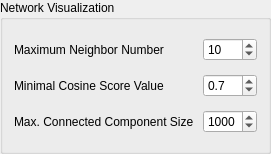
<?xml version="1.0" encoding="UTF-8"?>
<ui version="4.0">
 <class>gbNetworkOptions</class>
 <widget class="QGroupBox" name="gbNetworkOptions">
  <property name="geometry">
   <rect>
    <x>0</x>
    <y>0</y>
    <width>243</width>
    <height>154</height>
   </rect>
  </property>
  <property name="title">
   <string>Network Visualization</string>
  </property>
  <layout class="QGridLayout" name="gridLayout_3">
   <item row="0" column="0">
    <widget class="QLabel" name="label_3">
     <property name="text">
      <string>Maximum Neighbor Number</string>
     </property>
    </widget>
   </item>
   <item row="0" column="1">
    <widget class="QSpinBox" name="spinNetworkMaxNeighbor">
     <property name="enabled">
      <bool>true</bool>
     </property>
     <property name="minimum">
      <number>1</number>
     </property>
     <property name="maximum">
      <number>20</number>
     </property>
     <property name="value">
      <number>10</number>
     </property>
    </widget>
   </item>
   <item row="2" column="0">
    <widget class="QLabel" name="label_4">
     <property name="text">
      <string>Max. Connected Component Size </string>
     </property>
    </widget>
   </item>
   <item row="2" column="1">
    <widget class="QSpinBox" name="spinNetworkMaxConnectedComponentSize">
     <property name="enabled">
      <bool>true</bool>
     </property>
     <property name="minimum">
      <number>1</number>
     </property>
     <property name="maximum">
      <number>5000</number>
     </property>
     <property name="value">
      <number>1000</number>
     </property>
    </widget>
   </item>
   <item row="1" column="0">
    <widget class="QLabel" name="label_7">
     <property name="text">
      <string>Minimal Cosine Score Value</string>
     </property>
    </widget>
   </item>
   <item row="1" column="1">
    <widget class="QDoubleSpinBox" name="spinNetworkMinScore">
     <property name="enabled">
      <bool>true</bool>
     </property>
     <property name="decimals">
      <number>1</number>
     </property>
     <property name="maximum">
      <double>1.000000000000000</double>
     </property>
     <property name="singleStep">
      <double>0.100000000000000</double>
     </property>
     <property name="value">
      <double>0.700000000000000</double>
     </property>
    </widget>
   </item>
  </layout>
 </widget>
 <resources/>
 <connections/>
</ui>
